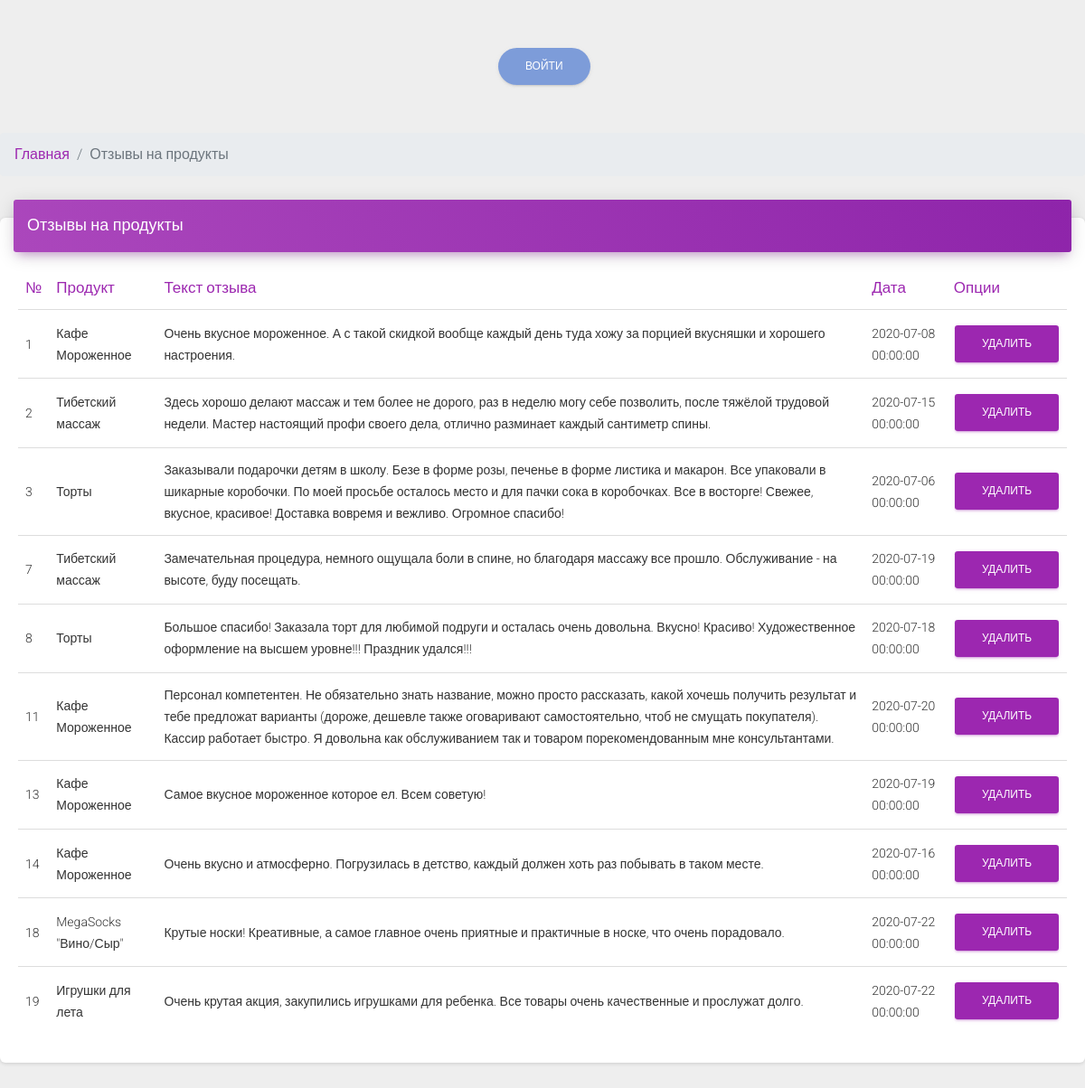
The page /admin/review_products.php on the database its author committed.
### tables this page shows
CREATE TABLE `review_products` (
  `id` int(11) NOT NULL,
  `product_id` int(11) NOT NULL,
  `user_id` int(11) NOT NULL,
  `text` text NOT NULL,
  `data` datetime NOT NULL DEFAULT current_timestamp()
);

CREATE TABLE `products` (
  `id` int(11) NOT NULL,
  `request_id` int(11) NOT NULL,
  `title` varchar(255) NOT NULL,
  `cost` int(11) NOT NULL,
  `description` varchar(255) NOT NULL,
  `content` text NOT NULL,
  `image` varchar(255) NOT NULL,
  `category_id` int(11) NOT NULL,
  `status` varchar(10) NOT NULL DEFAULT 'Добавлено'
);

### admin/review_products.php (the view, shortened to what this page needs)
<?php
include $_SERVER["DOCUMENT_ROOT"] . "/configs/db.php";
include $_SERVER["DOCUMENT_ROOT"] . "/admin/parts/header.php";
?>
<nav aria-label="breadcrumb">
  <ol class="breadcrumb">
    <li class="breadcrumb-item"><a href="/admin">Главная</a></li>
    <li class="breadcrumb-item active" aria-current="page">Отзывы на продукты</li>
  </ol>
</nav>
<div class="row">
  <div class="col-md-12">
    <div class="card">
      <div class="card-header card-header-primary">
        <h4 class="card-title ">
          Отзывы на продукты
        </h4>
      </div>
      <div class="card-body">
        <div class="table-responsive">
          <table class="table">
            <thead class=" text-primary">
              <th>№</th>
              <th>Продукт</th>
              <th>Текст отзыва</th>
              <th>Дата</th>
              <th>Опции</th>
            </thead>
            <tbody>
                <?php
                $sql = "SELECT * FROM review_products";
                $result = $conn->query($sql);
                while ($row = mysqli_fetch_assoc($result)) {
                ?>
                <tr>
                    <td><?php echo $row["id"] ?></td>
                    <td><?php
                      $sql1 = "SELECT * FROM products WHERE `id` =" . $row["product_id"];
                      $result1 = $conn->query($sql1);
                      $product = mysqli_fetch_assoc($result1);
                      echo $product["title"]; ?>
                    </td>
                    <td><?php echo $row["text"] ?></td>
                    <td><?php echo $row["data"] ?></td>
                    <td><a href="modules/review_products/delete.php?id=<?php echo $row["id"] ?>"class="btn btn-primary">Удалить</a></td>
                </tr>
              <?php
              }
              ?>
            </tbody>
          </table>
        </div>
      </div>
    </div>
  </div>
</div>
<?php
include $_SERVER["DOCUMENT_ROOT"] . "/admin/parts/footer.php";
?>

### rows shown on the page
review_products: id "1", product.title "Кафе Мороженное", text "Очень вкусное мороженное. А с такой скидкой вообще каждый день туда хожу за порцией вкусняшки и хорошего настроения.", data "2020-07-08 00:00:00"
review_products: id "2", product.title "Тибетский массаж", text "Здесь хорошо делают массаж и тем более не дорого, раз в неделю могу себе позволить, после тяжёлой трудовой недели. Мастер настоящий профи своего дела, отлично разминает каждый сантиметр спины.", data "2020-07-15 00:00:00"
review_products: id "3", product.title "Торты", text "Заказывали подарочки детям в школу. Безе в форме розы, печенье в форме листика и макарон. Все упаковали в шикарные коробочки. По моей просьбе осталось место и для пачки сока в коробочках. Все в восторге! Свежее, вкусное, красивое! Доставка вовремя и вежливо. Огромное спасибо!", data "2020-07-06 00:00:00"
review_products: id "7", product.title "Тибетский массаж", text "Замечательная процедура, немного ощущала боли в спине, но благодаря массажу все прошло. Обслуживание - на высоте, буду посещать.", data "2020-07-19 00:00:00"
review_products: id "8", product.title "Торты", text "Большое спасибо! Заказала торт для любимой подруги и осталась очень довольна. Вкусно! Красиво! Художественное оформление на высшем уровне!!! Праздник удался!!!", data "2020-07-18 00:00:00"
review_products: id "11", product.title "Кафе Мороженное", text "Персонал компетентен. Не обязательно знать название, можно просто рассказать, какой хочешь получить результат и тебе предложат варианты (дороже, дешевле также оговаривают самостоятельно, чтоб не смущать покупателя). Кассир работает быстро. Я довольна как обслуживанием так и товаром порекомендованным мне консультантами.", data "2020-07-20 00:00:00"
review_products: id "13", product.title "Кафе Мороженное", text "Самое вкусное мороженное которое ел. Всем советую!", data "2020-07-19 00:00:00"
review_products: id "14", product.title "Кафе Мороженное", text "Очень вкусно и атмосферно. Погрузилась в детство, каждый должен хоть раз побывать в таком месте.", data "2020-07-16 00:00:00"
review_products: id "18", product.title "MegaSocks \"Вино/Сыр\"", text "Крутые носки! Креативные, а самое главное очень приятные и практичные в носке, что очень порадовало.", data "2020-07-22 00:00:00"
review_products: id "19", product.title "Игрушки для лета", text "Очень крутая акция, закупились игрушками для ребенка. Все товары очень качественные и прослужат долго.", data "2020-07-22 00:00:00"
